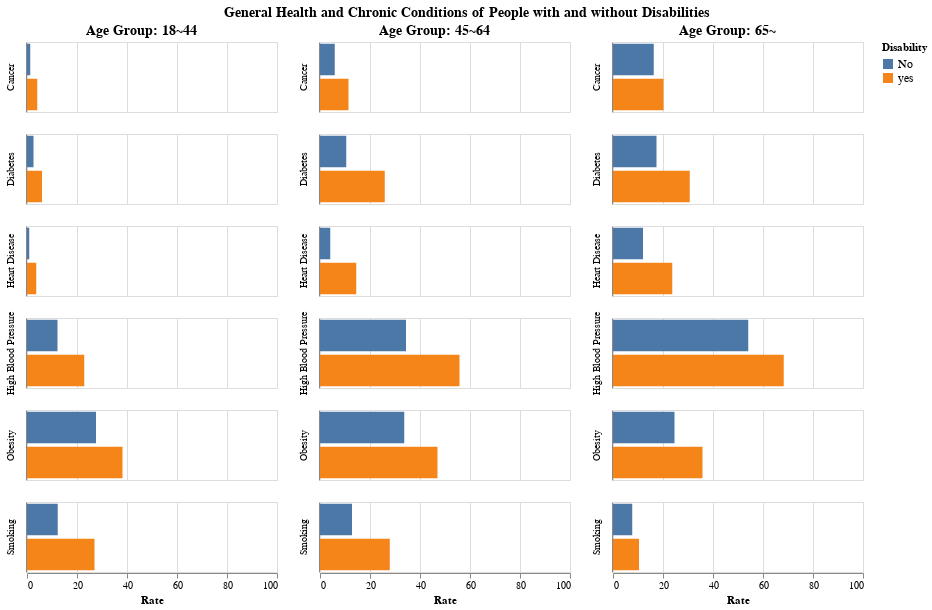

The code cell stored with this chart in its notebook:
### Code cell
base = alt.Chart(df).mark_bar().encode(
    y=alt.Y("Disability:N", axis=alt.Axis(title=None, labels=False, ticks=False)),
    x=alt.X("Rate:Q", axis=alt.Axis(), scale=alt.Scale(domain=[0, 100])),
    color="Disability:N",
    row=alt.Row("Condition:N", header=alt.Header(title=None, labelOrient='left'))
)


g1 = base.transform_filter(
    alt.datum.Age=='18~44'
).properties(width=250,height=70,title="Age Group: 18~44")

g2 = base.transform_filter(
    alt.datum.Age=='45~64'
).properties(width=250,height=70,title="Age Group: 45~64")


g3 = base.transform_filter(
    alt.datum.Age=='64~'
).properties(width=250,height=70,title="Age Group: 65~")


(g1 | g2 | g3).resolve_scale(
    y='shared'
).properties(
    title='General Health and Chronic Conditions of People with and without Disabilities' # set the title of the chart
).configure_title(
    fontSize=14, # set the font size of the title
    anchor='middle' # set the anchor of the title to the middle
).configure_legend(
    labelFontSize=12  # set the font size of the legend labels
)

### Figure 1 — Vega-Lite specification as saved in the notebook (floating-point values rounded to 4 significant figures)
{"config": {"view": {"continuousWidth": 400, "continuousHeight": 300}, "legend": {"labelFontSize": 12}, "title": {"anchor": "middle", "fontSize": 14}}, "hconcat": [{"mark": "bar", "encoding": {"color": {"field": "Disability", "type": "nominal"}, "row": {"field": "Condition", "header": {"labelOrient": "left", "title": null}, "type": "nominal"}, "x": {"axis": {}, "field": "Rate", "scale": {"domain": [0, 100]}, "type": "quantitative"}, "y": {"axis": {"labels": false, "ticks": false, "title": null}, "field": "Disability", "type": "nominal"}}, "height": 70, "title": "Age Group: 18~44", "transform": [{"filter": "(datum.Age === '18~44')"}], "width": 250}, {"mark": "bar", "encoding": {"color": {"field": "Disability", "type": "nominal"}, "row": {"field": "Condition", "header": {"labelOrient": "left", "title": null}, "type": "nominal"}, "x": {"axis": {}, "field": "Rate", "scale": {"domain": [0, 100]}, "type": "quantitative"}, "y": {"axis": {"labels": false, "ticks": false, "title": null}, "field": "Disability", "type": "nominal"}}, "height": 70, "title": "Age Group: 45~64", "transform": [{"filter": "(datum.Age === '45~64')"}], "width": 250}, {"mark": "bar", "encoding": {"color": {"field": "Disability", "type": "nominal"}, "row": {"field": "Condition", "header": {"labelOrient": "left", "title": null}, "type": "nominal"}, "x": {"axis": {}, "field": "Rate", "scale": {"domain": [0, 100]}, "type": "quantitative"}, "y": {"axis": {"labels": false, "ticks": false, "title": null}, "field": "Disability", "type": "nominal"}}, "height": 70, "title": "Age Group: 65~", "transform": [{"filter": "(datum.Age === '64~')"}], "width": 250}], "data": {"name": "data-f36e48e32c0315fbf9449c10149fc0ab"}, "resolve": {"scale": {"y": "shared"}}, "title": "General Health and Chronic Conditions of People with and without Disabilities", "$schema": "https://vega.github.io/schema/vega-lite/v4.17.0.json", "datasets": {"data-f36e48e32c0315fbf9449c10149fc0ab": [{"Condition": "Heart Disease", "Disability": "yes", "Rate": 10.3, "Age": "All"}, {"Condition": "Heart Disease", "Disability": "yes", "Rate": 3.7, "Age": "18~44"}, {"Condition": "Heart Disease", "Disability": "yes", "Rate": 14.5, "Age": "45~64"}, {"Condition": "Heart Disease", "Disability": "yes", "Rate": 23.7, "Age": "64~"}, {"Condition": "Heart Disease", "Disability": "No", "Rate": 3.7, "Age": "All"}, {"Condition": "Heart Disease", "Disability": "No", "Rate": 0.9, "Age": "18~44"}, {"Condition": "Heart Disease", "Disability": "No", "Rate": 4.1, "Age": "45~64"}, {"Condition": "Heart Disease", "Disability": "No", "Rate": 12.0, "Age": "64~"}, {"Condition": "Smoking", "Disability": "yes", "Rate": 24.4, "Age": "All"}, {"Condition": "Smoking", "Disability": "yes", "Rate": 27.0, "Age": "18~44"}, {"Condition": "Smoking", "Disability": "yes", "Rate": 27.9, "Age": "45~64"}, {"Condition": "Smoking", "Disability": "yes", "Rate": 10.4, "Age": "64~"}, {"Condition": "Smoking", "Disability": "No", "Rate": 11.7, "Age": "All"}, {"Condition": "Smoking", "Disability": "No", "Rate": 12.3, "Age": "18~44"}, {"Condition": "Smoking", "Disability": "No", "Rate": 12.8, "Age": "45~64"}, {"Condition": "Smoking", "Disability": "No", "Rate": 7.7, "Age": "64~"}, {"Condition": "Obesity", "Disability": "yes", "Rate": 40.5, "Age": "All"}, {"Condition": "Obesity", "Disability": "yes", "Rate": 38.2, "Age": "18~44"}, {"Condition": "Obesity", "Disability": "yes", "Rate": 47.0, "Age": "45~64"}, {"Condition": "Obesity", "Disability": "yes", "Rate": 35.8, "Age": "64~"}, {"Condition": "Obesity", "Disability": "No", "Rate": 28.9, "Age": "All"}, {"Condition": "Obesity", "Disability": "No", "Rate": 27.6, "Age": "18~44"}, {"Condition": "Obesity", "Disability": "No", "Rate": 33.7, "Age": "45~64"}, {"Condition": "Obesity", "Disability": "No", "Rate": 24.6, "Age": "64~"}, {"Condition": "Diabetes", "Disability": "yes", "Rate": 16.2, "Age": "All"}, {"Condition": "Diabetes", "Disability": "yes", "Rate": 6.0, "Age": "18~44"}, {"Condition": "Diabetes", "Disability": "yes", "Rate": 25.9, "Age": "45~64"}, {"Condition": "Diabetes", "Disability": "yes", "Rate": 30.7, "Age": "64~"}, {"Condition": "Diabetes", "Disability": "No", "Rate": 7.5, "Age": "All"}, {"Condition": "Diabetes", "Disability": "No", "Rate": 2.6, "Age": "18~44"}, {"Condition": "Diabetes", "Disability": "No", "Rate": 10.5, "Age": "45~64"}, {"Condition": "Diabetes", "Disability": "No", "Rate": 17.4, "Age": "64~"}, {"Condition": "High Blood Pressure", "Disability": "yes", "Rate": 40.5, "Age": "All"}, {"Condition": "High Blood Pressure", "Disability": "yes", "Rate": 22.9, "Age": "18~44"}, {"Condition": "High Blood Pressure", "Disability": "yes", "Rate": 55.8, "Age": "45~64"}, {"Condition": "High Blood Pressure", "Disability": "yes", "Rate": 68.3, "Age": "64~"}, {"Condition": "High Blood Pressure", "Disability": "No", "Rate": 25.9, "Age": "All"}, {"Condition": "High Blood Pressure", "Disability": "No", "Rate": 12.2, "Age": "18~44"}, {"Condition": "High Blood Pressure", "Disability": "No", "Rate": 34.4, "Age": "45~64"}, {"Condition": "High Blood Pressure", "Disability": "No", "Rate": 54.1, "Age": "64~"}, {"Condition": "Cancer", "Disability": "yes", "Rate": 9.0, "Age": "All"}, {"Condition": "Cancer", "Disability": "yes", "Rate": 4.1, "Age": "18~44"}, {"Condition": "Cancer", "Disability": "yes", "Rate": 11.4, "Age": "45~64"}, {"Condition": "Cancer", "Disability": "yes", "Rate": 20.2, "Age": "64~"}, {"Condition": "Cancer", "Disability": "No", "Rate": 5.3, "Age": "All"}, {"Condition": "Cancer", "Disability": "No", "Rate": 1.3, "Age": "18~44"}, {"Condition": "Cancer", "Disability": "No", "Rate": 5.9, "Age": "45~64"}, {"Condition": "Cancer", "Disability": "No", "Rate": 16.3, "Age": "64~"}]}}
